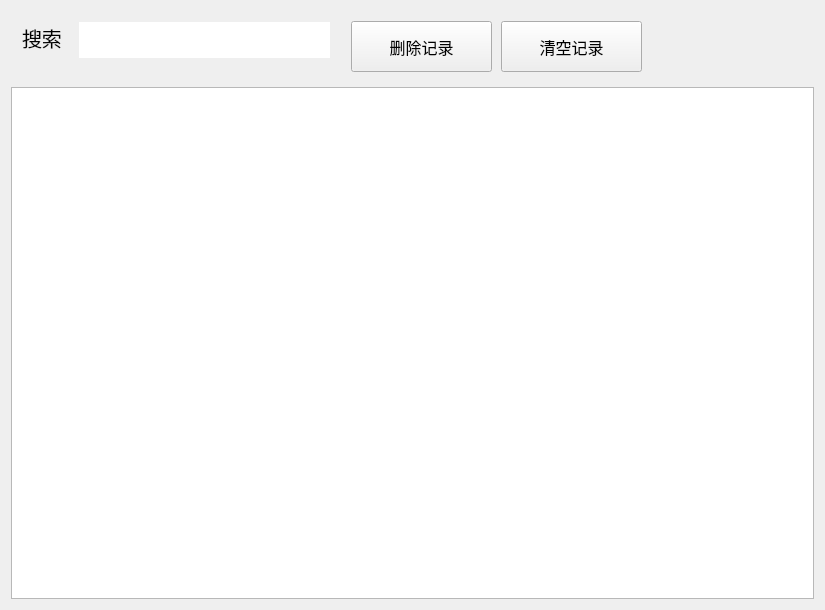
<?xml version="1.0" encoding="UTF-8"?>
<ui version="4.0">
 <class>RecordManager</class>
 <widget class="QWidget" name="RecordManager">
  <property name="geometry">
   <rect>
    <x>0</x>
    <y>0</y>
    <width>825</width>
    <height>610</height>
   </rect>
  </property>
  <property name="windowTitle">
   <string>Form</string>
  </property>
  <layout class="QVBoxLayout" name="verticalLayout">
   <item>
    <widget class="QWidget" name="widget" native="true">
     <property name="sizePolicy">
      <sizepolicy hsizetype="Preferred" vsizetype="Minimum">
       <horstretch>0</horstretch>
       <verstretch>0</verstretch>
      </sizepolicy>
     </property>
     <property name="minimumSize">
      <size>
       <width>0</width>
       <height>70</height>
      </size>
     </property>
     <widget class="QLabel" name="label">
      <property name="geometry">
       <rect>
        <x>11</x>
        <y>11</y>
        <width>50</width>
        <height>31</height>
       </rect>
      </property>
      <property name="font">
       <font>
        <pointsize>15</pointsize>
       </font>
      </property>
      <property name="text">
       <string>搜索</string>
      </property>
     </widget>
     <widget class="QLineEdit" name="search">
      <property name="geometry">
       <rect>
        <x>68</x>
        <y>11</y>
        <width>251</width>
        <height>36</height>
       </rect>
      </property>
      <property name="font">
       <font>
        <pointsize>15</pointsize>
       </font>
      </property>
      <property name="text">
       <string/>
      </property>
      <property name="frame">
       <bool>false</bool>
      </property>
     </widget>
     <widget class="QPushButton" name="deleteOne">
      <property name="geometry">
       <rect>
        <x>340</x>
        <y>10</y>
        <width>141</width>
        <height>51</height>
       </rect>
      </property>
      <property name="font">
       <font>
        <pointsize>12</pointsize>
       </font>
      </property>
      <property name="text">
       <string>删除记录</string>
      </property>
     </widget>
     <widget class="QPushButton" name="deleteAll">
      <property name="geometry">
       <rect>
        <x>490</x>
        <y>10</y>
        <width>141</width>
        <height>51</height>
       </rect>
      </property>
      <property name="font">
       <font>
        <pointsize>12</pointsize>
       </font>
      </property>
      <property name="text">
       <string>清空记录</string>
      </property>
     </widget>
    </widget>
   </item>
   <item>
    <widget class="QTableView" name="tableView"/>
   </item>
  </layout>
 </widget>
 <resources/>
 <connections/>
</ui>
